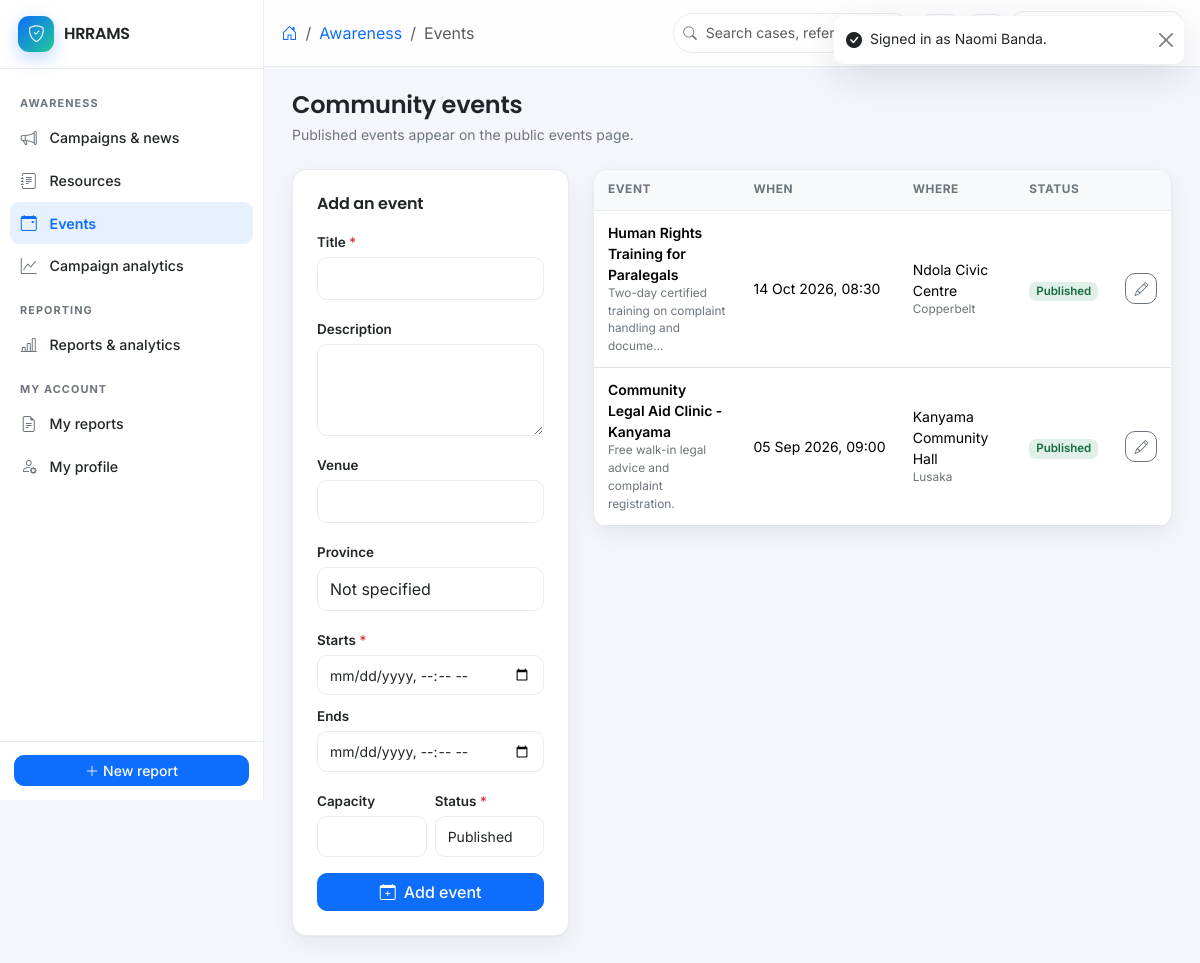
/awareness/events (signed in), run on the app's committed database.
### tables this page shows
CREATE TABLE settings (
  id            INT UNSIGNED AUTO_INCREMENT PRIMARY KEY,
  skey          VARCHAR(100) NOT NULL,
  svalue        TEXT         NULL,
  stype         ENUM('string','int','bool','json') NOT NULL DEFAULT 'string',
  group_name    VARCHAR(60)  NOT NULL DEFAULT 'general',
  created_at    DATETIME     NOT NULL DEFAULT CURRENT_TIMESTAMP,
  updated_at    DATETIME     NULL ON UPDATE CURRENT_TIMESTAMP,
  updated_by    INT UNSIGNED NULL,
  deleted_at    DATETIME     NULL,
  UNIQUE KEY uq_settings_key (skey)
);

CREATE TABLE events (
  id            BIGINT UNSIGNED AUTO_INCREMENT PRIMARY KEY,
  title         VARCHAR(200) NOT NULL,
  description   TEXT         NULL,
  venue         VARCHAR(200) NULL,
  province_id   INT UNSIGNED NULL,
  starts_at     DATETIME     NOT NULL,
  ends_at       DATETIME     NULL,
  capacity      INT UNSIGNED NULL,
  status        ENUM('draft','published','cancelled','completed') NOT NULL DEFAULT 'draft',
  created_at    DATETIME     NOT NULL DEFAULT CURRENT_TIMESTAMP,
  updated_at    DATETIME     NULL ON UPDATE CURRENT_TIMESTAMP,
  created_by    INT UNSIGNED NULL,
  updated_by    INT UNSIGNED NULL,
  deleted_at    DATETIME     NULL,
  KEY idx_ev_start (starts_at),
  CONSTRAINT fk_ev_prov FOREIGN KEY (province_id) REFERENCES provinces(id)
);

CREATE TABLE provinces (
  id            INT UNSIGNED AUTO_INCREMENT PRIMARY KEY,
  name          VARCHAR(100) NOT NULL,
  code          VARCHAR(10)  NULL,
  created_at    DATETIME     NOT NULL DEFAULT CURRENT_TIMESTAMP,
  updated_at    DATETIME     NULL ON UPDATE CURRENT_TIMESTAMP,
  deleted_at    DATETIME     NULL,
  UNIQUE KEY uq_prov_name (name)
);

### app/Views/awareness/manage-events.php (the view, shortened to what the rows shown need)
<div class="mb-4">
  <h1 class="h4 fw-semibold mb-1">Community events</h1>
  <p class="text-muted small mb-0">Published events appear on the public events page.</p>
</div>
<div class="row g-4">
  <div class="col-lg-4">
    <div class="card p-4">
      <h2 class="h6 fw-semibold mb-3">Add an event</h2>
      <form method="post" action="<?= e(url('awareness/events/save')) ?>" novalidate>
        <div class="mb-3">
          <label class="form-label required" for="title">Title</label>
          <input type="text" id="title" name="title" required minlength="5" maxlength="200"
                 class="form-control<?= invalid($errors, 'title') ?>" value="<?= old($old, 'title') ?>">
        </div>
        <div class="mb-3">
          <label class="form-label" for="description">Description</label>
          <textarea id="description" name="description" rows="3" maxlength="5000"
                    class="form-control"><?= old($old, 'description') ?></textarea>
        </div>
        <div class="mb-3">
          <label class="form-label" for="venue">Venue</label>
          <input type="text" id="venue" name="venue" maxlength="200" class="form-control"
                 value="<?= old($old, 'venue') ?>">
        </div>
        <div class="mb-3">
          <label class="form-label" for="province_id">Province</label>
          <select id="province_id" name="province_id" class="form-select">
            <option value="">Not specified</option>
          </select>
        </div>
        <div class="row g-2 mb-3">
          <div class="col-12">
            <label class="form-label required" for="starts_at">Starts</label>
            <input type="datetime-local" id="starts_at" name="starts_at" required
                   class="form-control form-control-sm">
          </div>
          <div class="col-12">
            <label class="form-label" for="ends_at">Ends</label>
            <input type="datetime-local" id="ends_at" name="ends_at" class="form-control form-control-sm">
          </div>
        </div>
        <div class="row g-2 mb-3">
          <div class="col-6">
            <label class="form-label" for="capacity">Capacity</label>
            <input type="number" id="capacity" name="capacity" min="0" max="100000"
                   class="form-control form-control-sm">
          </div>
          <div class="col-6">
            <label class="form-label required" for="status">Status</label>
            <select id="status" name="status" required class="form-select form-select-sm">
              <option value="published">Published</option>
            </select>
          </div>
        </div>
        <button class="btn btn-primary w-100"><i class="bi bi-calendar-plus me-2"></i>Add event</button>
      </form>
    </div>
  </div>
  <div class="col-lg-8">
    <div class="card table-card">
      <?php if ($events === []): ?>
        <div class="empty-state"><i class="bi bi-calendar-x"></i>No events yet.</div>
      <?php else: ?>
        <div class="table-responsive">
          <table class="table align-middle mb-0">
            <thead>
              <tr>
                <th scope="col">Event</th><th scope="col">When</th>
                <th scope="col">Where</th><th scope="col">Status</th><th scope="col"></th>
              </tr>
            </thead>
            <tbody>
              <?php foreach ($events as $event): ?>
                <tr>
                  <td class="small">
                    <span class="d-block fw-semibold"><?= e(excerpt($event['title'], 44)) ?></span>
                    <span class="d-block text-muted fs-tiny"><?= e(excerpt($event['description'], 60)) ?></span>
                  </td>
                  <td class="small text-nowrap"><?= e(dt($event['starts_at'])) ?></td>
                  <td class="small">
                    <?= e($event['venue'] ?: '—') ?>
                    <?php if ($event['province_name']): ?>
                      <span class="d-block text-muted fs-tiny"><?= e($event['province_name']) ?></span>
                    <?php endif; ?>
                  </td>
                  <td>
                    <span class="badge badge-soft bg-<?= e(match ($event['status']) {
                        'published' => 'success', 'draft' => 'warning',
                        'cancelled' => 'danger', default => 'secondary' }) ?>">
                      <?= e(ucfirst((string)$event['status'])) ?>
                    </span>
                  </td>
                  <td class="text-end">
                    <button class="btn btn-outline-secondary btn-sm" data-bs-toggle="collapse"
                            data-bs-target="#editEv<?= e((string)$event['id']) ?>" aria-label="Edit">
                      <i class="bi bi-pencil"></i>
                    </button>
                  </td>
                </tr>
              <?php endforeach; ?>
            </tbody>
          </table>
        </div>
      <?php endif; ?>
    </div>
  </div>
</div>

### app/Core/Router.php (shortened to what the rows shown need)
<?php
final class Router
{
    private array $routes = ['GET' => [], 'POST' => [], 'PUT' => [], 'PATCH' => [], 'DELETE' => []];
    private function add(string $method, string $pattern, array $handler, array $middleware): void
    {
        $this->routes[$method][] = [
            'pattern'    => '/' . trim($pattern, '/'),
            'handler'    => $handler,
            'middleware' => $middleware,
        ];
    }
    public function dispatch(): void
    {
        $method = Request::method();
        $path   = Request::path();
        foreach ($this->routes[$method] ?? [] as $route) {
            $params = $this->match($route['pattern'], $path);
            if ($params === null) {
                continue;
            }
            [$class, $action] = $route['handler'];
            (new $fqcn())->{$action}(...array_values($params));
            return;
        }
    }
    private function match(string $pattern, string $path): ?array
    {
        if ($pattern === $path) {
            return [];
        }
        $pSeg = explode('/', trim($pattern, '/'));
        $uSeg = explode('/', trim($path, '/'));
        if (count($pSeg) !== count($uSeg)) {
            return null;
        }
        $params = [];
        foreach ($pSeg as $i => $segment) {
            if ($segment !== $uSeg[$i]) {
                return null;
            }
        }
        return $params;
    }
}

### app/Views/partials/sidebar.php (shortened to what the rows shown need)
<aside class="app-sidebar" id="appSidebar">
  <a href="<?= e(url(Auth::homeRoute())) ?>" class="sidebar-brand">
    <span class="brand-mark"><i class="bi bi-shield-check"></i></span>
    <span class="brand-text"><?= e(Setting::get('site_name', 'HRRAMS')) ?></span>
  </a>
  <nav class="sidebar-nav" aria-label="Main navigation">
    <?php if (can('awareness.manage') || can('event.manage')): ?>
      <div class="nav-group-label">Awareness</div>
      <?php if (can('awareness.manage')): ?>
        <a class="nav-item<?= activeIf('awareness/manage') ?>" href="<?= e(url('awareness/manage')) ?>">
          <i class="bi bi-megaphone"></i><span>Campaigns &amp; news</span>
        </a>
        <a class="nav-item<?= activeIf('awareness/resources') ?>" href="<?= e(url('awareness/resources')) ?>">
          <i class="bi bi-journal-text"></i><span>Resources</span>
        </a>
      <?php endif; ?>
      <?php if (can('event.manage')): ?>
        <a class="nav-item<?= activeIf('awareness/events') ?>" href="<?= e(url('awareness/events')) ?>">
          <i class="bi bi-calendar-event"></i><span>Events</span>
        </a>
      <?php endif; ?>
      <?php if (can('awareness.analytics')): ?>
        <a class="nav-item<?= activeIf('awareness/analytics') ?>" href="<?= e(url('awareness/analytics')) ?>">
          <i class="bi bi-graph-up"></i><span>Campaign analytics</span>
        </a>
      <?php endif; ?>
    <?php endif; ?>
    <?php if (can('report.export')): ?>
      <div class="nav-group-label">Reporting</div>
      <a class="nav-item<?= activeIf('analytics') ?>" href="<?= e(url('analytics')) ?>">
        <i class="bi bi-bar-chart-line"></i><span>Reports &amp; analytics</span>
      </a>
    <?php endif; ?>
    <div class="nav-group-label">My account</div>
    <a class="nav-item<?= activeIf('my/reports') ?>" href="<?= e(url('my/reports')) ?>">
      <i class="bi bi-file-earmark-text"></i><span>My reports</span>
    </a>
    <a class="nav-item<?= activeIf('my/profile') ?>" href="<?= e(url('my/profile')) ?>">
      <i class="bi bi-person-gear"></i><span>My profile</span>
    </a>
  </nav>
  <div class="sidebar-foot">
    <a class="btn btn-primary btn-sm w-100" href="<?= e(url('report')) ?>">
      <i class="bi bi-plus-lg me-1"></i>New report
    </a>
  </div>
</aside>

### data on the page
settings: svalue "HRRAMS"
events: title "Human Rights Training for Paralegals", description "Two-day certified training on complaint handling and docume…", starts_at "14 Oct 2026, 08:30", venue "Ndola Civic Centre", province.name "Copperbelt", status "Published"
events: title "Community Legal Aid Clinic - Kanyama", description "Free walk-in legal advice and complaint registration.", starts_at "05 Sep 2026, 09:00", venue "Kanyama Community Hall", province.name "Lusaka", status "Published"

### other printed values
$crumb['label'] "Awareness"
$crumb['label'] "Events"
$m['message'] "Signed in as Naomi Banda."
